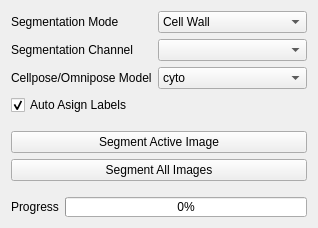
      <widget class="QWidget" name="tab_6">
       <attribute name="title">
        <string>Segment</string>
       </attribute>
       <layout class="QVBoxLayout" name="verticalLayout_10">
        <item>
         <layout class="QFormLayout" name="formLayout_12">
          <item row="0" column="0">
           <widget class="QLabel" name="label_97">
            <property name="text">
             <string>Segmentation Mode</string>
            </property>
           </widget>
          </item>
          <item row="0" column="1">
           <widget class="QComboBox" name="cellpose_seg_mode">
            <item>
             <property name="text">
              <string>Cell Wall</string>
             </property>
            </item>
            <item>
             <property name="text">
              <string>Nucleiod</string>
             </property>
            </item>
           </widget>
          </item>
          <item row="1" column="0">
           <widget class="QLabel" name="label_2">
            <property name="text">
             <string>Segmentation Channel</string>
            </property>
           </widget>
          </item>
          <item row="1" column="1">
           <widget class="QComboBox" name="cellpose_segchannel"/>
          </item>
          <item row="2" column="0">
           <widget class="QLabel" name="label">
            <property name="text">
             <string>Cellpose/Omnipose Model</string>
            </property>
           </widget>
          </item>
          <item row="2" column="1">
           <widget class="QComboBox" name="cellpose_segmodel">
            <item>
             <property name="text">
              <string>cyto</string>
             </property>
            </item>
            <item>
             <property name="text">
              <string>nuclei</string>
             </property>
            </item>
            <item>
             <property name="text">
              <string>tissuenet</string>
             </property>
            </item>
            <item>
             <property name="text">
              <string>livecell</string>
             </property>
            </item>
            <item>
             <property name="text">
              <string>cyto2</string>
             </property>
            </item>
            <item>
             <property name="text">
              <string>general</string>
             </property>
            </item>
            <item>
             <property name="text">
              <string>bact_phase_omni</string>
             </property>
            </item>
            <item>
             <property name="text">
              <string>bact_fluor_omni</string>
             </property>
            </item>
            <item>
             <property name="text">
              <string>worm_omni</string>
             </property>
            </item>
            <item>
             <property name="text">
              <string>worm_bact_omni</string>
             </property>
            </item>
            <item>
             <property name="text">
              <string>worm_high_res_omni</string>
             </property>
            </item>
            <item>
             <property name="text">
              <string>cyto2_omni</string>
             </property>
            </item>
            <item>
             <property name="text">
              <string>plant_omni</string>
             </property>
            </item>
            <item>
             <property name="text">
              <string>custom</string>
             </property>
            </item>
           </widget>
          </item>
         </layout>
        </item>
        <item>
         <widget class="QCheckBox" name="cellpose_auto_classify">
          <property name="text">
           <string>Auto Asign Labels</string>
          </property>
          <property name="checked">
           <bool>true</bool>
          </property>
         </widget>
        </item>
        <item>
         <spacer name="verticalSpacer_9">
          <property name="orientation">
           <enum>Qt::Vertical</enum>
          </property>
          <property name="sizeType">
           <enum>QSizePolicy::Minimum</enum>
          </property>
          <property name="sizeHint" stdset="0">
           <size>
            <width>20</width>
            <height>10</height>
           </size>
          </property>
         </spacer>
        </item>
        <item>
         <widget class="QPushButton" name="cellpose_segment_active">
          <property name="text">
           <string>Segment Active Image</string>
          </property>
         </widget>
        </item>
        <item>
         <widget class="QPushButton" name="cellpose_segment_all">
          <property name="text">
           <string>Segment All Images</string>
          </property>
         </widget>
        </item>
        <item>
         <spacer name="verticalSpacer_28">
          <property name="orientation">
           <enum>Qt::Vertical</enum>
          </property>
          <property name="sizeType">
           <enum>QSizePolicy::Minimum</enum>
          </property>
          <property name="sizeHint" stdset="0">
           <size>
            <width>20</width>
            <height>10</height>
           </size>
          </property>
         </spacer>
        </item>
        <item>
         <layout class="QFormLayout" name="formLayout_13">
          <item row="0" column="1">
           <widget class="QProgressBar" name="cellpose_progressbar">
            <property name="maximumSize">
             <size>
              <width>16777215</width>
              <height>20</height>
             </size>
            </property>
            <property name="value">
             <number>0</number>
            </property>
           </widget>
          </item>
          <item row="0" column="0">
           <widget class="QLabel" name="label_35">
            <property name="text">
             <string>Progress</string>
            </property>
           </widget>
          </item>
         </layout>
        </item>
       </layout>
      </widget>
